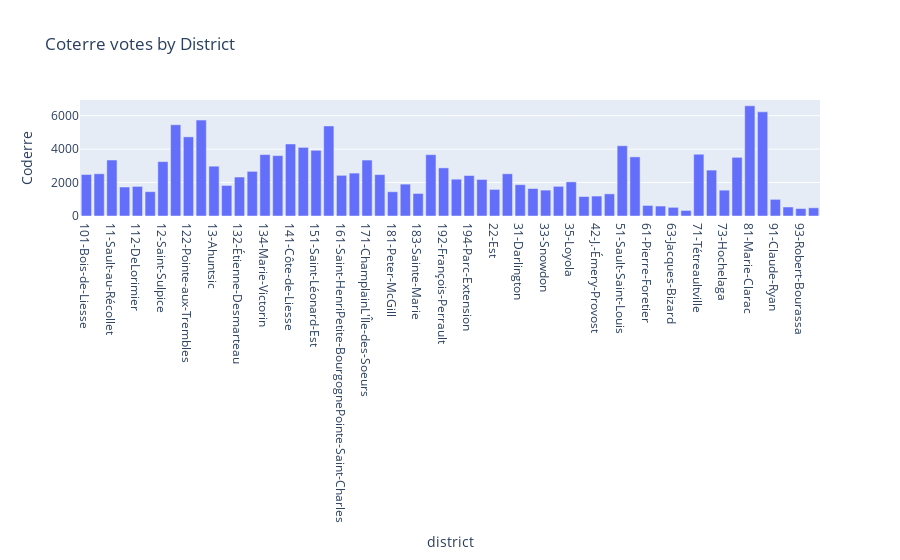

Notebook cell for this chart:
### Markdown cell above
### 3.3 Using The New Package
Finally, it's time to use the newly installed package! Pick a dataset from the [data package](https://plotly.com/python-api-reference/generated/plotly.data.html) that is a part of Plotly. 


### 3.3.1 (10 points):

Create a graph using one of these datasets. You can use the documentation for inspiration, but try to change the variables around so you get to really experience the package! Make sure to include titles and axis labels!

### Code cell
import plotly.express as px
election_data = px.data.election()
fig = px.bar(election_data, x="district", y="Coderre",title = "Coterre votes by District")
fig.show()

### Figure 1 — Plotly figure (JSON) as saved in the notebook; plotly's stock layout.template omitted (floating-point values rounded to 4 significant figures)
{"data": [{"alignmentgroup": "True", "hovertemplate": "district=%{x}<br>Coderre=%{y}<extra></extra>", "legendgroup": "", "marker": {"color": "#636efa", "pattern": {"shape": ""}}, "name": "", "offsetgroup": "", "orientation": "v", "showlegend": false, "textposition": "auto", "type": "bar", "x": ["101-Bois-de-Liesse", "102-Cap-Saint-Jacques", "11-Sault-au-Récollet", "111-Mile-End", "112-DeLorimier", "113-Jeanne-Mance", "12-Saint-Sulpice", "121-La Pointe-aux-Prairies", "122-Pointe-aux-Trembles", "123-Rivière-des-Prairies", "13-Ahuntsic", "131-Saint-Édouard", "132-Étienne-Desmarteau", "133-Vieux-Rosemont", "134-Marie-Victorin", "14-Bordeaux-Cartierville", "141-Côte-de-Liesse", "142-Norman-McLaren", "151-Saint-Léonard-Est", "152-Saint-Léonard-Ouest", "161-Saint-HenriPetite-BourgognePointe-Saint-Charles", "162-Saint-PaulÉmard", "171-ChamplainL'Île-des-Soeurs", "172-Desmarchais-Crawford", "181-Peter-McGill", "182-Saint-Jacques", "183-Sainte-Marie", "191-Saint-Michel", "192-François-Perrault", "193-Villeray", "194-Parc-Extension", "21-Ouest", "22-Est", "23-Centre", "31-Darlington", "32-Côte-des-Neiges", "33-Snowdon", "34-Notre-Dame-de-Grâce", "35-Loyola", "41-du Canal", "42-J.-Émery-Provost", "43-Fort-Rolland", "51-Sault-Saint-Louis", "52-Cecil-P.-Newman", "61-Pierre-Foretier", "62-Denis-Benjamin-Viger", "63-Jacques-Bizard", "64-Sainte-Geneviève", "71-Tétreaultville", "72-MaisonneuveLongue-Pointe", "73-Hochelaga", "74-Louis-Riel", "81-Marie-Clarac", "82-Ovide-Clermont", "91-Claude-Ryan", "92-Joseph-Beaubien", "93-Robert-Bourassa", "94-Jeanne-Sauvé"], "xaxis": "x", "y": [2481, 2525, 3348, 1734, 1770, 1455, 3252, 5456, 4734, 5737, 2979, 1827, 2331, 2670, 3673, 3612, 4308, 4104, 3931, 5387, 2432, 2566, 3347, 2476, 1451, 1906, 1347, 3668, 2878, 2201, 2420, 2184, 1589, 2526, 1873, 1644, 1548, 1773, 2040, 1165, 1193, 1325, 4201, 3536, 631, 595, 518, 332, 3694, 2746, 1546, 3509, 6591, 6229, 996, 540, 446, 491], "yaxis": "y"}], "layout": {"barmode": "relative", "legend": {"tracegroupgap": 0}, "title": {"text": "Coterre votes by District"}, "xaxis": {"anchor": "y", "domain": [0, 1], "title": {"text": "district"}}, "yaxis": {"anchor": "x", "domain": [0, 1], "title": {"text": "Coderre"}}}}
